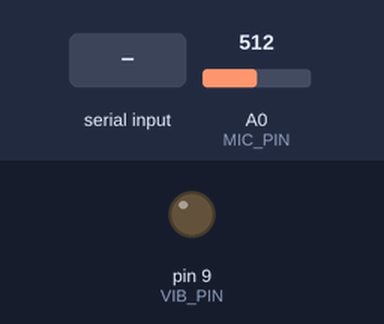
The sketch below on a simulated Arduino Uno, built with avr-gcc and run on an emulated ATmega328P. Shown: output pins drawn as LEDs (lit = HIGH). The inputs (shaded band) are chosen by the test bench; at power-on: A0 (MIC_PIN) = 512. What the sketch prints to the serial monitor is not drawn.

Above: at 1.2 s.
1.3 s: "90,45\n" received over Serial
At 3.2 s:
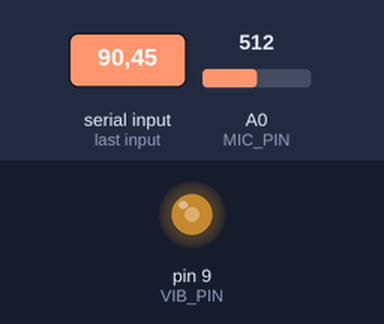
6.8 s: "30,150\n" received over Serial
At 7.6 s:
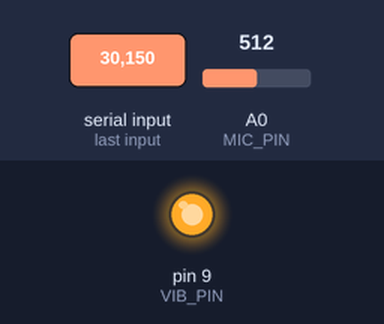
9.3 s: "5\n" received over Serial
At 9.6 s:
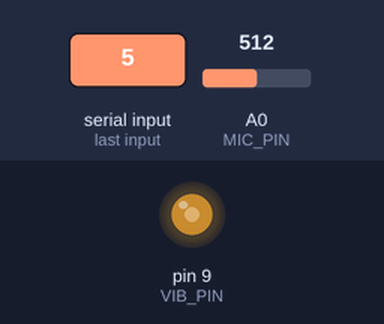
Timing chart, 0 to 12.3 s (numbered marks = the images above; inputs shaded):
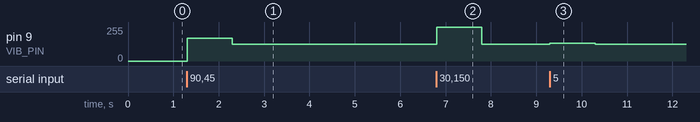

The sketch:

adu_anc.ino
```cpp
const int MIC_PIN = A0;     // 마이크 입력
const int VIB_PIN = 9;      // 진동자 출력 (PWM 가능 핀)

void setup() {
  Serial.begin(115200);     // PC와 통신속도
  pinMode(MIC_PIN, INPUT);
  pinMode(VIB_PIN, OUTPUT);
}

void loop() {
  // 1) 마이크 값 읽기 (0~1023)
  int micValue = analogRead(MIC_PIN);

  // 2) PC로 전송 ("mic:123\n" 형식)
  Serial.print("mic:");
  Serial.println(micValue);

  // 3) PC에서 역파형 값(y)을 수신
  if (Serial.available() > 0) {
    int yValue = Serial.parseInt();  // -255 ~ +255 형태

    // PWM 출력은 0~255라서 127 기준으로 오프셋 필요
    int pwmValue = constrain(yValue + 127, 0, 255);
    analogWrite(VIB_PIN, pwmValue);
  }
}
```

Measured:
- after the input at 1.3 s, pin 9 (VIB_PIN): 0/255 → 172/255 at once, → 127/255 1.0 s later
- after the input at 6.8 s, pin 9 (VIB_PIN): 127/255 → 255/255 at once, → 127/255 1.0 s later
- after the input at 9.3 s, pin 9 (VIB_PIN): 127/255 → 132/255 at once, → 127/255 1.0 s later
